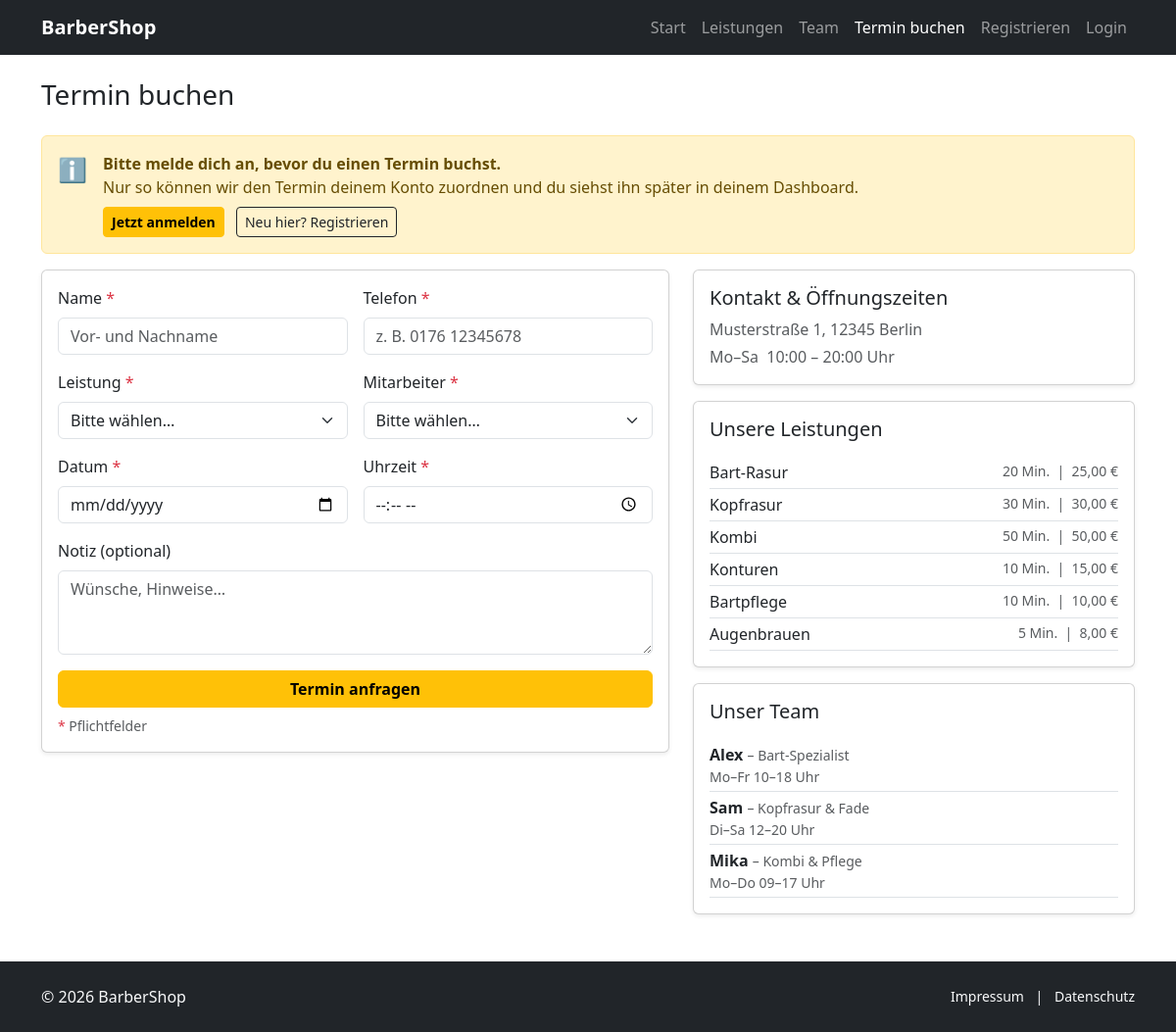
Page /public/booking.php on the committed database.
### tables this page shows
CREATE TABLE `leistungen` (
  `id` int(10) UNSIGNED NOT NULL,
  `name` varchar(100) NOT NULL,
  `beschreibung` text DEFAULT NULL,
  `preis` decimal(8,2) NOT NULL,
  `dauer_min` smallint(6) NOT NULL,
  `aktiv` tinyint(1) NOT NULL DEFAULT 1
);

CREATE TABLE `mitarbeiter` (
  `id` int(10) UNSIGNED NOT NULL,
  `benutzer_id` int(10) UNSIGNED DEFAULT NULL,
  `anzeigename` varchar(80) NOT NULL,
  `rolle_beschr` varchar(120) DEFAULT NULL,
  `arbeitszeiten` varchar(120) DEFAULT NULL,
  `aktiv` tinyint(1) NOT NULL DEFAULT 1
);

### public/booking.php (the view, shortened to what this page needs)
<?php
$errors       = [];
$eingeloggt   = !empty($_SESSION["benutzer_id"]);
try {
    $pdo        = getDB();
    $leistungen = $pdo->query("SELECT id, name, preis, dauer_min FROM leistungen WHERE aktiv = 1 ORDER BY id")->fetchAll();
    $mitarbeiter = $pdo->query("SELECT id, anzeigename, rolle_beschr, arbeitszeiten FROM mitarbeiter WHERE aktiv = 1 ORDER BY id")->fetchAll();
} catch (PDOException $e) {
    $errors[] = "Datenbankfehler beim Laden der Daten: " . htmlspecialchars($e->getMessage());
    $leistungen  = [];
    $mitarbeiter = [];
}
require __DIR__ . "/../app/views/partials/header.php";
?>
<h1 class="h3 mb-4">Termin buchen</h1>
<?php if (!$eingeloggt): ?>
  <div class="alert alert-warning d-flex align-items-start gap-3">
    <span style="font-size:1.5rem">ℹ️</span>
    <div>
      <strong>Bitte melde dich an, bevor du einen Termin buchst.</strong><br>
      Nur so können wir den Termin deinem Konto zuordnen und du siehst ihn später in deinem Dashboard.
      <div class="mt-2">
        <a href="<?= BASE_URL ?>/login.php" class="btn btn-warning btn-sm fw-semibold me-2">Jetzt anmelden</a>
        <a href="<?= BASE_URL ?>/register.php" class="btn btn-outline-dark btn-sm">Neu hier? Registrieren</a>
      </div>
    </div>
  </div>
<?php endif; ?>
<div class="row g-4">
  <div class="col-lg-7">
    <div class="card shadow-sm">
      <div class="card-body">
        <form method="post" action="booking.php">
          <div class="row g-3">
            <div class="col-md-6">
              <label class="form-label">Name <span class="text-danger">*</span></label>
              <input class="form-control" name="name"
                     value="<?= htmlspecialchars($_POST['name'] ?? (isset($_SESSION['vorname']) ? $_SESSION['vorname'] . ' ' . $_SESSION['nachname'] : '')) ?>"
                     placeholder="Vor- und Nachname" required>
            </div>
            <div class="col-md-6">
              <label class="form-label">Telefon <span class="text-danger">*</span></label>
              <input class="form-control" name="telefon" placeholder="z. B. 0176 12345678"
                     value="<?= htmlspecialchars($_POST['telefon'] ?? '') ?>" required>
            </div>
            <div class="col-md-6">
              <label class="form-label">Leistung <span class="text-danger">*</span></label>
              <select class="form-select" name="leistung_id" required>
                <option value="" disabled <?= empty($_POST['leistung_id']) ? 'selected' : '' ?>>Bitte wählen…</option>
              </select>
            </div>
            <div class="col-md-6">
              <label class="form-label">Mitarbeiter <span class="text-danger">*</span></label>
              <select class="form-select" name="mitarbeiter_id" required>
                <option value="" disabled <?= empty($_POST['mitarbeiter_id']) ? 'selected' : '' ?>>Bitte wählen…</option>
              </select>
            </div>
            <div class="col-md-6">
              <label class="form-label">Datum <span class="text-danger">*</span></label>
              <input type="date" class="form-control" name="datum"
                     min="<?= date('Y-m-d', strtotime('+1 day')) ?>"
                     value="<?= htmlspecialchars($_POST['datum'] ?? '') ?>" required>
            </div>
            <div class="col-md-6">
              <label class="form-label">Uhrzeit <span class="text-danger">*</span></label>
              <input type="time" class="form-control" name="uhrzeit"
                     min="10:00" max="19:30" step="1800"
                     value="<?= htmlspecialchars($_POST['uhrzeit'] ?? '') ?>" required>
            </div>
            <div class="col-12">
              <label class="form-label">Notiz (optional)</label>
              <textarea class="form-control" name="notiz" rows="3"
                        placeholder="Wünsche, Hinweise…"><?= htmlspecialchars($_POST['notiz'] ?? '') ?></textarea>
            </div>
            <div class="col-12">
              <button class="btn btn-warning fw-semibold w-100" type="submit">
                Termin anfragen
              </button>
              <p class="text-muted small mt-2 mb-0">
                <span class="text-danger">*</span> Pflichtfelder
              </p>
            </div>
          </div>
        </form>
      </div>
    </div>
  </div>
  <div class="col-lg-5">
    <div class="card shadow-sm">
      <div class="card-body">
        <h2 class="h5">Kontakt & Öffnungszeiten</h2>
        <p class="text-muted mb-1">Musterstraße 1, 12345 Berlin</p>
        <p class="text-muted mb-0">Mo–Sa &nbsp;10:00 – 20:00 Uhr</p>
      </div>
    </div>
    <?php if (!empty($leistungen)): ?>
    <div class="card shadow-sm mt-3">
      <div class="card-body">
        <h2 class="h5 mb-3">Unsere Leistungen</h2>
        <ul class="list-unstyled mb-0">
          <?php foreach ($leistungen as $l): ?>
            <li class="d-flex justify-content-between py-1 border-bottom">
              <span><?= htmlspecialchars($l['name']) ?></span>
              <span class="text-muted small">
                <?= $l['dauer_min'] ?> Min. &nbsp;|&nbsp;
                <?= number_format($l['preis'], 2, ',', '.') ?> €
              </span>
            </li>
          <?php endforeach; ?>
        </ul>
      </div>
    </div>
    <?php endif; ?>
    <?php if (!empty($mitarbeiter)): ?>
    <div class="card shadow-sm mt-3">
      <div class="card-body">
        <h2 class="h5 mb-3">Unser Team</h2>
        <ul class="list-unstyled mb-0">
          <?php foreach ($mitarbeiter as $m): ?>
            <li class="py-1 border-bottom">
              <strong><?= htmlspecialchars($m['anzeigename']) ?></strong>
              <?php if ($m['rolle_beschr']): ?>
                <span class="text-muted small"> – <?= htmlspecialchars($m['rolle_beschr']) ?></span>
              <?php endif; ?>
              <?php if ($m['arbeitszeiten']): ?>
                <div class="text-muted small"><?= htmlspecialchars($m['arbeitszeiten']) ?></div>
              <?php endif; ?>
            </li>
          <?php endforeach; ?>
        </ul>
      </div>
    </div>
    <?php endif; ?>
  </div>
</div>
<?php require __DIR__ . "/../app/views/partials/footer.php"; ?>

### app/views/partials/header.php (shortened to what this page needs)
<?php
$current = basename(parse_url($_SERVER['REQUEST_URI'], PHP_URL_PATH));
function navActive(string $file, string $current): string {
  return $file === $current ? " active" : "";
}
?>
<!doctype html>
<html lang="de">
<head>
  <link href="https://cdn.jsdelivr.net/npm/bootstrap@5.3.3/dist/css/bootstrap.min.css" rel="stylesheet">
</head>
<body>
<nav class="navbar navbar-expand-lg navbar-dark bg-dark">
  <div class="container">
    <a class="navbar-brand fw-bold" href="<?= BASE_URL ?>/index.php">BarberShop</a>
    <div class="collapse navbar-collapse" id="nav">
      <ul class="navbar-nav ms-auto">
        <li class="nav-item">
        <a class="nav-link<?= navActive('index.php', $current) ?>" href="<?= BASE_URL ?>/index.php">Start</a>
        </li>
        <li class="nav-item">
        <a class="nav-link<?= navActive('services.php', $current) ?>" href="<?= BASE_URL ?>/services.php">Leistungen</a>
        </li>
        <li class="nav-item">
        <a class="nav-link<?= navActive('team.php', $current) ?>" href="<?= BASE_URL ?>/team.php">Team</a>
        </li>
        <li class="nav-item">
        <a class="nav-link<?= navActive('booking.php', $current) ?>" href="<?= BASE_URL ?>/booking.php">Termin buchen</a>
        </li>
        <?php if (!empty($_SESSION['benutzer_id'])): ?>
          <li class="nav-item dropdown">
            <a class="nav-link dropdown-toggle" href="#" role="button" data-bs-toggle="dropdown">
              <?= htmlspecialchars($_SESSION['vorname'] . ' ' . $_SESSION['nachname']) ?>
            </a>
            <ul class="dropdown-menu dropdown-menu-end">
              <li><a class="dropdown-item" href="<?= BASE_URL ?>/dashboard/kunde.php">
                📋 Meine Termine</a></li>
              <?php if (in_array($_SESSION['rolle'] ?? '', ['admin','mitarbeiter'])): ?>
              <li><a class="dropdown-item" href="<?= BASE_URL ?>/dashboard/mitarbeiter.php">
                🗓 Team-Dashboard</a></li>
              <?php endif; ?>
              <li><hr class="dropdown-divider"></li>
              <li><a class="dropdown-item text-danger" href="<?= BASE_URL ?>/logout.php">Abmelden</a></li>
            </ul>
          </li>
        <?php else: ?>
          <li class="nav-item">
            <a class="nav-link<?= navActive('register.php', $current) ?>" href="<?= BASE_URL ?>/register.php">Registrieren</a>
          </li>
          <li class="nav-item">
            <a class="nav-link<?= navActive('login.php', $current) ?>" href="<?= BASE_URL ?>/login.php">Login</a>
          </li>
        <?php endif; ?>
      </ul>
    </div>
  </div>
</nav>
<main class="container my-4">

### app/views/partials/footer.php (shortened to what this page needs)
</main>
<footer class="bg-dark text-light py-4 mt-5">
  <div class="container d-flex flex-column flex-md-row justify-content-between align-items-center gap-2">
    <div>© <?= date('Y') ?> BarberShop</div>
    <div class="small">
    <a class="text-decoration-none text-light" href="<?= BASE_URL ?>/impressum.php">Impressum</a>
    <span class="mx-2">|</span>
    <a class="text-decoration-none text-light" href="<?= BASE_URL ?>/datenschutz.php">Datenschutz</a>
    </div>
  </div>
</footer>
</body>
</html>

### rows in the picture
leistungen: name "Bart-Rasur", dauer_min "20", preis "25,00"
leistungen: name "Kopfrasur", dauer_min "30", preis "30,00"
leistungen: name "Kombi", dauer_min "50", preis "50,00"
leistungen: name "Konturen", dauer_min "10", preis "15,00"
leistungen: name "Bartpflege", dauer_min "10", preis "10,00"
leistungen: name "Augenbrauen", dauer_min "5", preis "8,00"
mitarbeiter: anzeigename "Alex", rolle_beschr "Bart-Spezialist", arbeitszeiten "Mo–Fr 10–18 Uhr"
mitarbeiter: anzeigename "Sam", rolle_beschr "Kopfrasur & Fade", arbeitszeiten "Di–Sa 12–20 Uhr"
mitarbeiter: anzeigename "Mika", rolle_beschr "Kombi & Pflege", arbeitszeiten "Mo–Do 09–17 Uhr"
